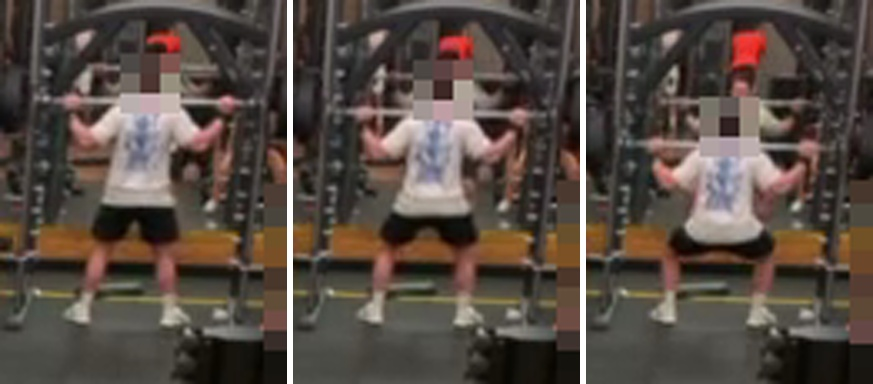
#> input picture deck/site/assets/gemini-input.jpg, 873 x 384 px
$ python -i analyze.py   (imports and definitions only)
#> lines starting #> are read from the running program, lines starting #| are printed output that depends on the picture
"""Stage 2: raw tracks -> people -> sets -> reps.

Rep counting is exercise-agnostic: inside a set the skeleton is projected onto its dominant direction
of motion (PCA, first component) and the peaks of that 1-D signal are counted. It works the same for
squats, presses, curls, rows... so a slow or wrong exercise label never breaks the rep count.

Pure numpy/scipy: runs on the Pi next to the pose model.
"""
import warnings
from dataclasses import dataclass

import numpy as np
from scipy.ndimage import median_filter, uniform_filter1d
from scipy.signal import find_peaks, peak_widths, savgol_filter

KP_NAMES = ["nose", "left_eye", "right_eye", "left_ear", "right_ear", "left_shoulder", "right_shoulder",
            "left_elbow", "right_elbow", "left_wrist", "right_wrist", "left_hip", "right_hip",
            "left_knee", "right_knee", "left_ankle", "right_ankle"]
# Eyes/ears are a few pixels apart on a ceiling camera and mostly add jitter.
BODY_KPS = [0, 5, 6, 7, 8, 9, 10, 11, 12, 13, 14, 15, 16]


@dataclass
class Params:
    fs: float = 20.0                # analysis sample rate (Hz); reps are 1-4 s so this is plenty
    kp_conf: float = 0.4            # keypoints below this confidence are treated as missing
    max_kp_gap_s: float = 0.6       # interpolate missing keypoints across gaps up to this
    max_track_gap_s: float = 1.0    # ...and missing detections across gaps up to this
    min_track_s: float = 2.0        # drop tracks shorter than this (false positives, passers-by)
    stitch_max_gap_s: float = 3.0   # re-join a track that died and re-spawned within this time...
    stitch_max_dist: float = 0.8    # ...and within this many body heights (+0.4 per second of gap)
    stationary_speed: float = 0.25  # body heights / s; walking is ~0.7
    stationary_min_s: float = 4.0
    kp_min_visible: float = 0.6     # use a keypoint for a segment only if visible this fraction of the time
    detrend_s: float = 5.0          # remove slow posture drift (rolling median)
    smooth_s: float = 0.35          # Savitzky-Golay smoothing window
    energy_win_s: float = 2.5       # window for "is there coherent motion right now"
    energy_thresh: float = 0.04     # sqrt(top eigenvalue) in body heights
    active_merge_gap_s: float = 2.0
    active_min_s: float = 3.0
    pad_s: float = 1.0              # context around an active run (rest position before/after)
    min_period_s: float = 0.7       # fastest plausible rep
    max_period_s: float = 7.0       # slowest plausible rep; bigger gaps split sets
    prominence_frac: float = 0.35   # peak prominence as a fraction of the signal's robust range
    min_amplitude: float = 0.06     # body heights; ignores fidgeting
    min_reps: int = 3
    max_period_cv: float = 0.5      # reps within a set should have roughly regular tempo
    even_tempo_tol: float = 0.35    # fallback: rep gaps within this fraction of the median gap count as even
    min_periodicity: float = 0.4    # autocorrelation at the rep period; gestures/fidgeting score < 0.35
    min_joint_range: float = 0.10   # some joint must travel >= this many body heights (kills whole-body jiggle)
    max_base_motion: float = 0.13   # box bottom (feet) must stay put; moving = walking or a flaky occluded track
    synced_base_corr: float = 0.8   # ...unless it moves in lockstep with the reps (dips, pull-ups: whole body travels)
    max_synced_base_motion: float = 0.6


@dataclass
class Track:
    ids: list
    t: np.ndarray       # (N,) seconds
    fi: np.ndarray      # (N,) frame index
    box: np.ndarray     # (N, 4) x1 y1 x2 y2
    kp: np.ndarray      # (N, 17, 3) x y conf

    @property
    def height(self):
        return self.box[:, 3] - self.box[:, 1]

    # [11 lines left out: functions anchor, extend, not called in this run]


def load_tracks(data):
    rows = {}
    for f in data["frames"]:
        for p in f["people"]:
            rows.setdefault(p["id"], []).append((f["t"], f["i"], p["box"], p["kp"]))
    tracks = {}
    for tid, r in rows.items():
        tracks[tid] = Track(ids=[tid], t=np.array([x[0] for x in r]), fi=np.array([x[1] for x in r]),
                            box=np.array([x[2] for x in r], float), kp=np.array([x[3] for x in r], float))
    return tracks


# [77 lines left out: functions stitch, _interp_masked, _fill_nan, _runs, _close_gaps, not called in this run]


def _odd(n):
    n = max(3, int(round(n)))
    return n if n % 2 else n + 1


# ---------------------------------------------------------------------------------------------
# per-track analysis

# [122 lines left out: functions resample, stationary_mask, coherent_energy, count_reps, orientation, periodicity and 1 more, not called in this run]


def _p_range(v):
    v = v[np.isfinite(v)]
    return float(np.percentile(v, 95) - np.percentile(v, 5)) if len(v) > 5 else 0.0


# [126 lines left out: functions heuristic_exercise, validate_set, analyze_track, not called in this run]


def analyze(data, p=None):
    p = p or Params()
    tracks = stitch(load_tracks(data), p)
    people = []
    for n, tr in enumerate(sorted(tracks, key=lambda tr: tr.t[0]), start=1):
        res = analyze_track(tr, p)
        people.append({
            "id": n,
            "track_ids": tr.ids,
            "first_seen_s": round(float(tr.t[0]), 2),
            "last_seen_s": round(float(tr.t[-1]), 2),
            "sets": res["sets"],
            "_track": tr,
            "_res": res,
        })
    return people

>>> import cv2
>>> picture = cv2.imread('../../deck/site/assets/gemini-input.jpg', cv2.IMREAD_GRAYSCALE)
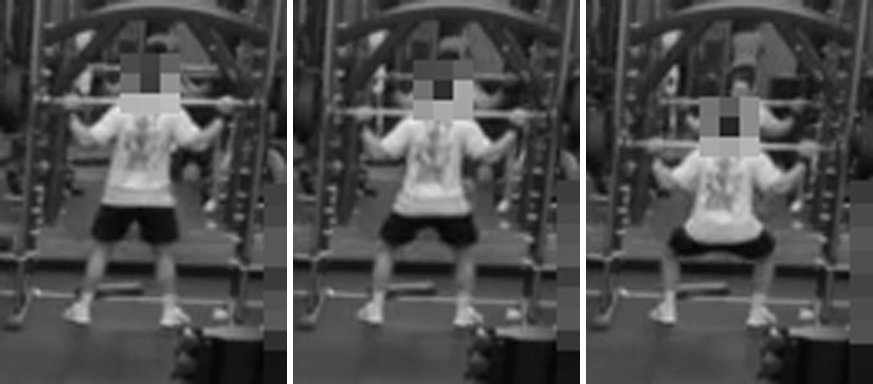
#> picture: shape (384, 873); min 3, max 255, mean 77.9
>>> result = analyze(picture)
#> after the loop in load_tracks, `for f in data["frames"]:`: rows = 0 items
#> (the run stopped early here; a loop or call above may not have finished)
